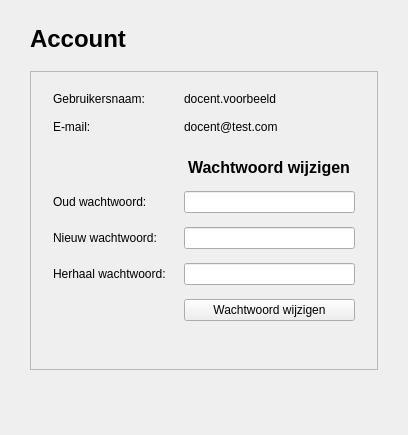
        <widget class="QWidget" name="pagina_account">
         <layout class="QVBoxLayout" name="layout_account">
          <property name="spacing">
           <number>18</number>
          </property>
          <property name="leftMargin">
           <number>30</number>
          </property>
          <property name="topMargin">
           <number>25</number>
          </property>
          <property name="rightMargin">
           <number>30</number>
          </property>
          <property name="bottomMargin">
           <number>25</number>
          </property>
          <item>
           <widget class="QLabel" name="lbl_account_titel">
            <property name="styleSheet">
             <string notr="true">font-size: 24px; font-weight: bold;</string>
            </property>
            <property name="text">
             <string>Account</string>
            </property>
           </widget>
          </item>
          <item>
           <widget class="QFrame" name="paneel_account">
            <property name="maximumSize">
             <size>
              <width>520</width>
              <height>16777215</height>
             </size>
            </property>
            <property name="frameShape">
             <enum>QFrame::Shape::StyledPanel</enum>
            </property>
            <layout class="QFormLayout" name="form_account">
             <property name="leftMargin">
              <number>22</number>
             </property>
             <property name="topMargin">
              <number>20</number>
             </property>
             <property name="rightMargin">
              <number>22</number>
             </property>
             <property name="bottomMargin">
              <number>20</number>
             </property>
             <property name="horizontalSpacing">
              <number>18</number>
             </property>
             <property name="verticalSpacing">
              <number>14</number>
             </property>
             <item row="0" column="0">
              <widget class="QLabel" name="lbl_account_gebruiker_label">
               <property name="text">
                <string>Gebruikersnaam:</string>
               </property>
              </widget>
             </item>
             <item row="0" column="1">
              <widget class="QLabel" name="lbl_account_gebruiker_waarde">
               <property name="text">
                <string>docent.voorbeeld</string>
               </property>
              </widget>
             </item>
             <item row="1" column="0">
              <widget class="QLabel" name="lbl_account_email_label">
               <property name="text">
                <string>E-mail:</string>
               </property>
              </widget>
             </item>
             <item row="1" column="1">
              <widget class="QLabel" name="lbl_account_email_waarde">
               <property name="text">
                <string>docent@test.com</string>
               </property>
              </widget>
             </item>
             <item row="2" column="1">
              <widget class="QLabel" name="lbl_account_wachtwoord_titel">
               <property name="styleSheet">
                <string notr="true">font-size: 16px; font-weight: bold; margin-top: 10px;</string>
               </property>
               <property name="text">
                <string>Wachtwoord wijzigen</string>
               </property>
              </widget>
             </item>
             <item row="3" column="0">
              <widget class="QLabel" name="lbl_account_oud_wachtwoord_label">
               <property name="text">
                <string>Oud wachtwoord:</string>
               </property>
              </widget>
             </item>
             <item row="3" column="1">
              <widget class="QLineEdit" name="txt_oud_wachtwoord">
               <property name="echoMode">
                <enum>QLineEdit::EchoMode::Password</enum>
               </property>
              </widget>
             </item>
             <item row="4" column="0">
              <widget class="QLabel" name="lbl_account_nieuw_wachtwoord_label">
               <property name="text">
                <string>Nieuw wachtwoord:</string>
               </property>
              </widget>
             </item>
             <item row="4" column="1">
              <widget class="QLineEdit" name="txt_nieuw_wachtwoord">
               <property name="echoMode">
                <enum>QLineEdit::EchoMode::Password</enum>
               </property>
              </widget>
             </item>
             <item row="5" column="0">
              <widget class="QLabel" name="lbl_account_nieuw_wachtwoord_herhaal_label">
               <property name="text">
                <string>Herhaal wachtwoord:</string>
               </property>
              </widget>
             </item>
             <item row="5" column="1">
              <widget class="QLineEdit" name="txt_nieuw_wachtwoord_herhaal">
               <property name="echoMode">
                <enum>QLineEdit::EchoMode::Password</enum>
               </property>
              </widget>
             </item>
             <item row="6" column="1">
              <widget class="QPushButton" name="btn_wachtwoord_wijzigen">
               <property name="text">
                <string>Wachtwoord wijzigen</string>
               </property>
              </widget>
             </item>
             <item row="7" column="1">
              <widget class="QLabel" name="lbl_wachtwoord_melding">
               <property name="styleSheet">
                <string notr="true">color: #166534; font-size: 12px;</string>
               </property>
               <property name="text">
                <string/>
               </property>
              </widget>
             </item>
            </layout>
           </widget>
          </item>
          <item>
           <spacer name="spacer_account_onder">
            <property name="orientation">
             <enum>Qt::Orientation::Vertical</enum>
            </property>
            <property name="sizeHint" stdset="0">
             <size>
              <width>20</width>
              <height>40</height>
             </size>
            </property>
           </spacer>
          </item>
         </layout>
        </widget>
